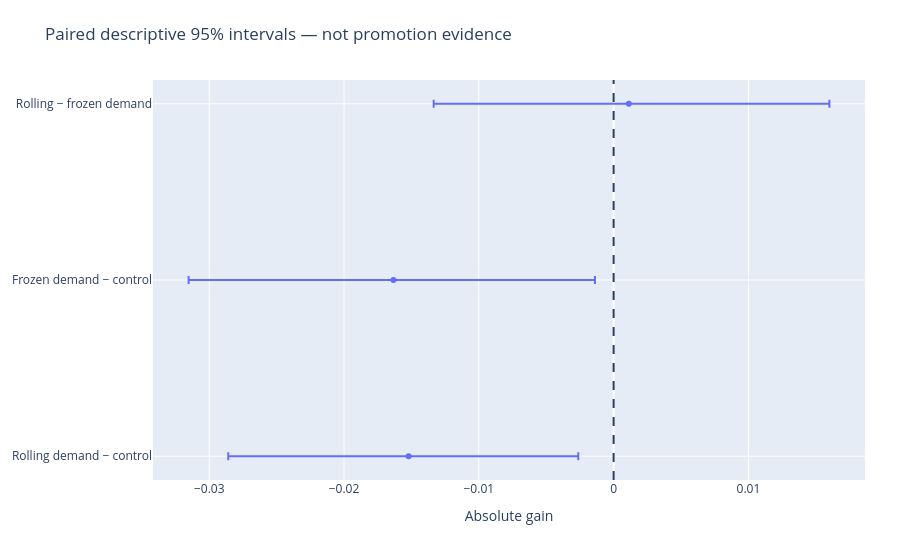

Here is the notebook cell this chart was saved with:
### Markdown cell above
## Paired descriptive uncertainty

### Code cell
view.show_chart(2)

### Figure 1 — Plotly figure (JSON) as saved in the notebook; plotly's stock layout.template omitted (floating-point values rounded to 4 significant figures)
{"data": [{"error_x": {"array": [0.01259, 0.01495, 0.01488], "arrayminus": [0.01338, 0.01519, 0.01448], "symmetric": false, "type": "data"}, "mode": "markers", "type": "scatter", "x": [-0.01521, -0.01634, 0.001128], "y": ["Rolling demand − control", "Frozen demand − control", "Rolling − frozen demand"]}], "layout": {"margin": {"b": 80, "l": 65, "r": 35, "t": 80}, "shapes": [{"line": {"dash": "dash"}, "type": "line", "x0": 0, "x1": 0, "xref": "x", "y0": 0, "y1": 1, "yref": "y domain"}], "title": {"text": "Paired descriptive 95% intervals — not promotion evidence"}, "xaxis": {"title": {"text": "Absolute gain"}}}}
